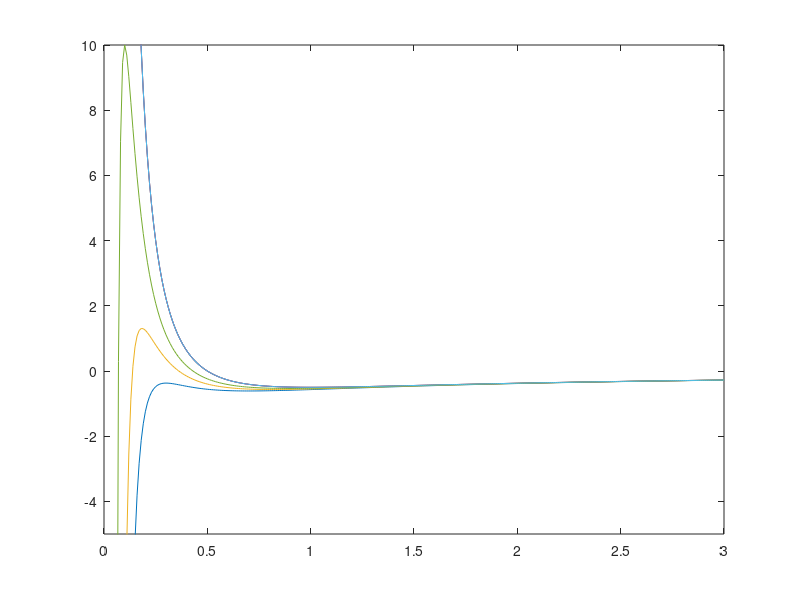

Reproduce this figure in MATLAB. (Note: this script raises an error after producing the figure.)

%GRpoten.m

clear
format compact
close all


r = 0.01:0.01:3;
V0 = -1./r + 0.5./r.^2;



V1 = -1./r + 0.5./r.^2 - 0.07./r.^3;

figure(1)
plot(r,V1,r,V0)
axis([0 3 -5 10])
hold on

V2 = -1./r + 0.5./r.^2 - 0.05./r.^3;
plot(r,V2,r,V0)

V3 = -1./r + 0.5./r.^2 - 0.03./r.^3;
plot(r,V3,r,V0)

Printfile5('GRpoten',r,V0,V1,V2,V3)
